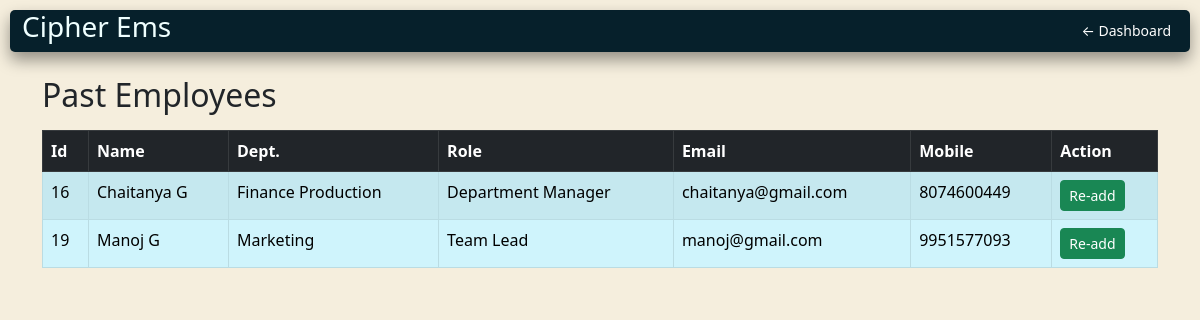
The page /pastEmployees/ (signed in) on the database its author committed.
### records/models.py (models this page shows, shortened)
class Employee(models.Model):
    user = models.OneToOneField(User, on_delete=models.CASCADE,null=True, blank=True)
    name = models.CharField(max_length=25)
    department = models.ForeignKey(Department, on_delete=models.CASCADE, related_name='employees')
    role = models.ForeignKey(Role, on_delete=models.CASCADE, null=True, blank=True)
    joining_date = models.DateField(default=now,null=True, blank=True)
    is_active = models.BooleanField(default=True)

class Department(models.Model):
    name = models.CharField(max_length=25)

class Role(models.Model):
    name = models.CharField(max_length=20)

class Contact(models.Model):
    employee = models.OneToOneField(Employee, on_delete=models.CASCADE)
    email = models.EmailField(unique=True)
    mobile = models.CharField(max_length=10, unique=True)

### records/views.py (the view)
# urls.py: path('pastEmployees/', views.pastEmployees, name='past_employee_list'),
@login_required
@user_passes_test(is_superuser)
def pastEmployees(request):
    employees = (Employee.objects
                 .filter(is_active=False)
                 .select_related('department', 'role', 'contact'))
    return render(request, 'past_employees.html', {
        'employees': employees
    })

### records/views.py (called while the page is built)
def is_superuser(user):
    return user.is_superuser

### records/templates/past_employees.html
{% extends "base.html" %}
{% block content %}
<header>
     <h3>Cipher Ems</h3>
    <nav>
        <a href="{% url 'admin_dashboard' %}" class="custom-hover btn btn-sm text-white">← Dashboard</a>
    </nav>
</header>
<div class="container mt-4">
    <h2 class="my-3">Past Employees</h2>
    <table class="table table-bordered table-hover table-striped">
        <thead class="table-dark">
            <tr>
                <th>Id</th>
                <th>Name</th>
                <th>Dept.</th>
                <th>Role</th>
                <th>Email</th>
                <th>Mobile</th>
                <th>Action</th>
            </tr>
        </thead>
        <tbody class="table-info">
            {% for emp in employees %}
            <tr>
                <td>{{ emp.id }}</td>
                <td>{{ emp.name }}</td>
                <td>{{ emp.department.name }}</td>
                <td>{{ emp.role.name|default:"N/A" }}</td>
                <td>{{ emp.contact.email }}</td>
                <td>{{ emp.contact.mobile }}</td>
                <td>
                     <a href="{% url 'undo_remove' emp.id %}" class="btn btn-sm btn-success">Re-add</a>
                </td>
            </tr>
            {% empty %}
            <tr>
                <td colspan="7" class="text-center">No past employees found.</td>
            </tr>
            {% endfor %}
        </tbody>
    </table>
</div>
{% endblock %}

### records/templates/base.html (style rules this page uses)
header { background-color: #06202B; color: rgb(239, 255, 255); padding-left: 6px; padding-right: 10px; border-radius: 5px; margin: 10px; display: flex; justify-content: space-between; align-items: center; box-shadow: 0 8px 16px rgba(0, 0, 0, 0.4); }
header h3 { margin-left: 6px; }
body { background-color: #F5EEDD; }

### rows shown on the page
Employee: id "16", name "Chaitanya G", department.name "Finance Production", role.name "Department Manager", contact.email "chaitanya@gmail.com", contact.mobile "8074600449"
Employee: id "19", name "Manoj G", department.name "Marketing", role.name "Team Lead", contact.email "manoj@gmail.com", contact.mobile "9951577093"
